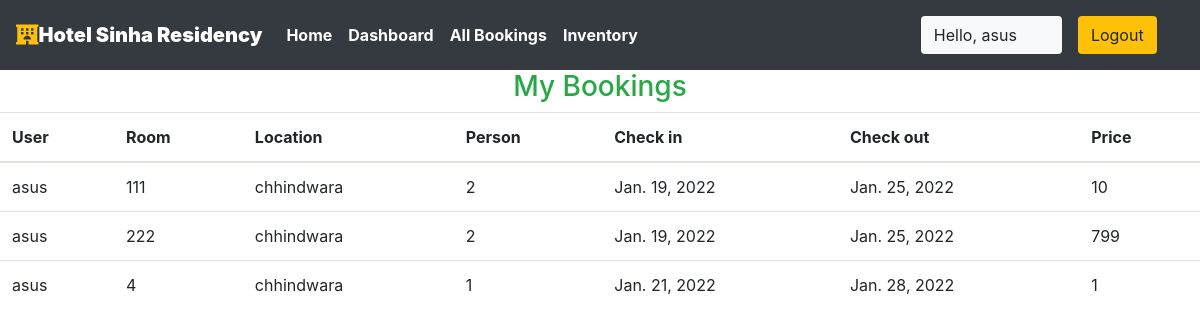
/user/bookings (signed in), run on the app's committed database.
### sinha/models.py (models this page shows, shortened)
class Reservation(models.Model):
    PAYMENT__STATUS = (
    ("1", "PENDING"),
    ("2", "SUCCESS"),
    )
    check_in = models.DateField(auto_now =False)
    check_out = models.DateField()
    room = models.ForeignKey(Rooms, on_delete = models.CASCADE)
    guest = models.ForeignKey(User, on_delete= models.CASCADE)
    total_amount = models.CharField(max_length=100, null=True, blank=True, verbose_name="total amount")
    payment_status = models.CharField(max_length=10, choices=PAYMENT__STATUS,default=None, null=True, blank=False, verbose_name="payment sucess")
    date_time_of_payment = models.DateTimeField(default=datetime.datetime.now(), null=True, blank=True, verbose_name="date time of payment")
    razorpay_order_id = models.CharField(max_length=50, null=True, blank=True, verbose_name="Razorpay order id")
    razorpay_payment_id = models.CharField(max_length=50, null=True, blank=True, verbose_name="Razorpay payment id")
    razorpay_signature_id = models.CharField(max_length=50, null=True, blank=True, verbose_name="Razorpay signature")
    booking_id = models.CharField(max_length=100,default="null")

class Rooms(models.Model):
    ROOM_STATUS = (
    ("1", "available"),
    ("2", "not available"),
    )
    ROOM_TYPE = (
    ("1", "premium"),
    ("2", "deluxe"),
    ("3","basic"),
    )
    room_type = models.CharField(max_length=50,choices = ROOM_TYPE)
    capacity = models.IntegerField()
    price = models.IntegerField()
    size = models.IntegerField()
    hotel = models.ForeignKey(Hotels, on_delete = models.CASCADE)
    status = models.CharField(choices =ROOM_STATUS,max_length = 15)
    roomnumber = models.IntegerField()

class Hotels(models.Model):
    name = models.CharField(max_length=30,default="sinha")
    owner = models.CharField(max_length=20)
    location = models.CharField(max_length=50, default="chhindwara")
    state = models.CharField(max_length=50,default="madhya pradesh")
    country = models.CharField(max_length=50,default="india")

### sinha/views.py (the view)
# urls.py: path('user/bookings', views.user_bookings,name="dashboard"),
@login_required(login_url='/user')
def user_bookings(request):
    if request.user.is_authenticated == False:
        return redirect('userloginpage')
    user = User.objects.all().get(id=request.user.id)
    print(f"request user id ={request.user.id}")
    bookings = Reservation.objects.all().filter(guest=user)
    if not bookings:
        messages.warning(request,"No Bookings Found")
    return HttpResponse(render(request,'user/mybookings.html',{'bookings':bookings}))

### templates/user/mybookings.html
{% extends 'basic.html' %} {% block title %}Dashboard {% endblock title %} {% block body %}
{% load app_tags %}
<h3 class="text-center  text-success">My Bookings </h3>
<table class="table">
    <thead>
        <th>User</th>
        <th>Room</th>
        <th>Location</th>
        <th>Person</th>
        <th>Check in</th>
        <th>Check out</th>
        <th>Price</th>
    </thead>
    {% for each_booking in bookings %}
    <tr>
        <td>{{each_booking.guest.username}}</td>
        <td>{{each_booking.room.roomnumber}}</td>
        <td>{{each_booking.room.hotel.location}}</td>
        <td>{{each_booking.room.capacity}}</td>
        <td>{{each_booking.check_in}}</td>
        <td>{{each_booking.check_out}}</td>
        <td>{{each_booking.room.price}}</td>
    </tr>
    {% endfor %}
</table>
{% endblock body %}

### templates/basic.html (shortened to what this page needs)
{% load static %}
<!DOCTYPE html>
<!DOCTYPE html>
<html lang="en">
<head>
    <link rel="stylesheet" href="https://use.fontawesome.com/releases/v5.7.0/css/all.css">
    <link rel="stylesheet" href="{% static 'bootstrap\bootstrap.css' %}">
    <link rel="stylesheet" href="https://maxcdn.bootstrapcdn.com/bootstrap/4.5.0/css/bootstrap.min.css" >
</head>
<body style="dbackground-image: url('https://source.unsplash.com/random');height: 100%;">
    <div class="container-fluid px-0">
        <nav class="navbar navbar-expand-lg navbar-dark bg-dark font-weight-bold">
            <a class="navbar-brand text-bold bg-black " href="/"><i class="fas fa-hotel text-warning"></i><b>Hotel Sinha Residency</b></a>
            <div class="collapse navbar-collapse " id="navbarSupportedContent">
                <ul class="navbar-nav mr-auto ">
                    <li class="nav-item active">
                        <a class="nav-link" href="/home"> Home</a>
                    </li>
                    {% if user.is_staff %}
                    <li class="nav-item active">
                        <a class="nav-link" href="/staff/panel">Dashboard </a>
                    </li>
                    {% elif user.is_staff == False and user.is_authenticated %}
                    <li class="nav-item active">
                            <a class="nav-link" href="/user/bookings">My Bookings </a>
                        </li>
                    {% endif %}
                    {% if user.is_staff %}
                    <li class="nav-item active">
                            <a class="nav-link" href="/staff/allbookings">All Bookings </a>
                        </li>
                    {% endif %}
                    {% if user.is_staff %}
                    <li class="nav-item active">
                            <a class="nav-link" href="/staff/inventory">Inventory </a>
                        </li>
                    {% endif %}
                </ul>
                {% if user.is_authenticated %}
                      <button class="btn btn-group bg-light" data-toggle="modal" data-target="#forlogin">
                       Hello, {{request.user}}
                       <a href="/logout" class="nav-link">
                    <button class="btn btn-group bg-warning" data-toggle="modal" data-target="#forlogin">
                        Logout
                    </button></a>&nbsp; &nbsp;
                    </button>
                {% endif %}
            </div>
        </nav>
    </div>
    {% block body %}
    {% endblock body %}
</body>
</html>

### templates/basic.html (style rules this page uses)
a { text-decoration: none; }

### data on the page
Reservation: guest.username "asus", room.roomnumber "111", room.hotel.location "chhindwara", room.capacity "2", check_in "Jan. 19, 2022", check_out "Jan. 25, 2022", room.price "10"
Reservation: guest.username "asus", room.roomnumber "222", room.hotel.location "chhindwara", room.capacity "2", check_in "Jan. 19, 2022", check_out "Jan. 25, 2022", room.price "799"
Reservation: guest.username "asus", room.roomnumber "4", room.hotel.location "chhindwara", room.capacity "1", check_in "Jan. 21, 2022", check_out "Jan. 28, 2022", room.price "1"

### other printed values
{{ request.user }} "asus"
